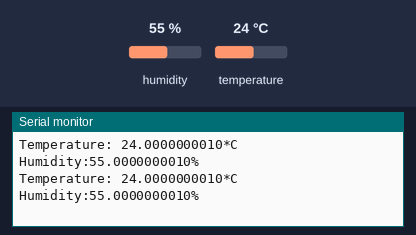
Simulated run of this sketch. Board: ESP8266 (NodeMCU). Parts: the last lines printed to the serial monitor. The inputs (shaded band) are chosen by the test bench; at power-on: humidity 55 %, temperature 24 °C. WiFi joins after 1.5 s; servers stay silent unless stated.

Above: at 3.0 s.
3.1 s: humidity set to 22 %
At 4.2 s:
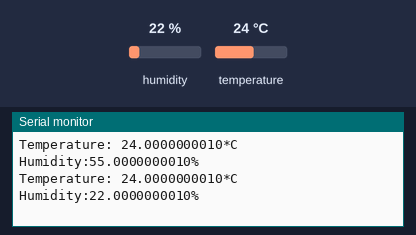
4.6 s: temperature set to 12 °C
At 5.7 s:
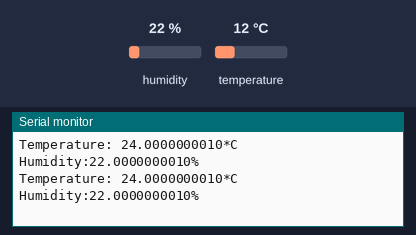
6.1 s: humidity set to 40 %
At 7.5 s:
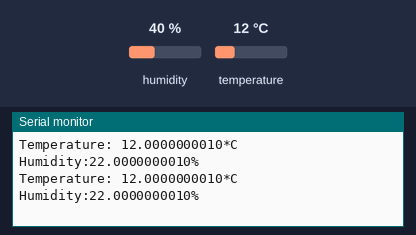
Timing chart, 0 to 9.1 s (numbered marks = the images above; inputs shaded):
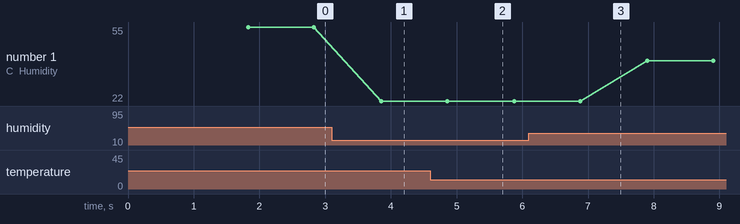

The sketch:

dht.c.ino
```cpp
// Template ID, Device Name and Auth Token are provided by the Blynk.Cloud
// See the Device Info tab, or Template settings
#define BLYNK_TEMPLATE_ID           "TMPLv--PvCdt"
#define BLYNK_DEVICE_NAME           "Quickstart Device"
#define BLYNK_AUTH_TOKEN            "WjaF-SaocHEmQEtQCBezzQe-RVE68MbI"

// Comment this out to disable prints and save space
#define BLYNK_PRINT Serial

#include <ESP8266WiFi.h>
#include <BlynkSimpleEsp8266.h>
#include <DHT.h>
DHT dht2(2, DHT11);

char auth[] = BLYNK_AUTH_TOKEN;

// Your WiFi credentials.
// Set password to "" for open networks.
char ssid[] = "";
char pass[] = "";

BlynkTimer timer;

// This function is called every time the device is connected to the Blynk.Cloud
BLYNK_CONNECTED()
{
  Blynk.syncAll();
  // Blynk.syncVirtual(V0);
  // Blynk.syncVirtual(V1);
  // Change Web Link Button message to "Congratulations!"
  // Blynk.setProperty(V3, "offImageUrl", "https://static-image.nyc3.cdn.digitaloceanspaces.com/general/fte/congratulations.png");
  // Blynk.setProperty(V3, "onImageUrl",  "https://static-image.nyc3.cdn.digitaloceanspaces.com/general/fte/congratulations_pressed.png");
  // Blynk.setProperty(V3, "url", "https://docs.blynk.io/en/getting-started/what-do-i-need-to-blynk/how-quickstart-device-was-made");
}

// This function sends Arduino's uptime every second to Virtual Pin 2.
void myTimerEvent()
{
  // You can send any value at any time.
  // Please don't send more that 10 values per second.
  Blynk.virtualWrite(V2, millis() / 1000);
}

void setup()
{
  // Debug console
  Serial.begin(115200);
  dht2.begin();
  Blynk.begin(auth, ssid, pass);
  // You can also specify server:
  //Blynk.begin(auth, ssid, pass, "blynk.cloud", 80);
  //Blynk.begin(auth, ssid, pass, IPAddress(192,168,1,100), 8080);

  // Setup a function to be called every second
  timer.setInterval(1000L, myTimerEvent);
}

void loop()
{
  float temperature = dht2.readTemperature();
  float humidity = dht2.readHumidity();
  Serial.print("Temperature: ");
  Serial.print(temperature, DEC);
  Serial.print("*C");
  Serial.print("\tHumidity:");
  Serial.print(humidity, DEC);
  Serial.print("%\n");
  Blynk.virtualWrite(V0, temperature);
  Blynk.virtualWrite(V1, humidity);
  Blynk.run();
  timer.run();
  delay(1000);
}
```

Measured:
- after the input at 3.1 s, the serial monitor: prints a new line after 0.75 s (image 1)
- plotted number 1: 55 → 22 after the input at 3.1 s, 22 → 40 after the input at 6.1 s
